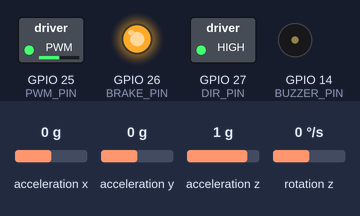
This sketch was run on a simulated ESP32. On the bench: switched loads named in the sketch (green lamp = pin HIGH), output pins drawn as LEDs (lit = HIGH), buzzer (waves = sounding, pin HIGH). Wiring (inferred from the names in the program): MPU-6050 motion sensor at I2C address 0x68. The inputs (shaded band) are chosen by the test bench; at power-on: acceleration x 0 g, acceleration y 0 g, rotation z 0 °/s, acceleration z 1 g. WiFi joins after 1.5 s; servers stay silent unless stated; what the sketch prints to the serial monitor is not drawn.

Above: at 8.2 s.
8.3 s: acceleration x set to -1.4 g
At 11.12 s:
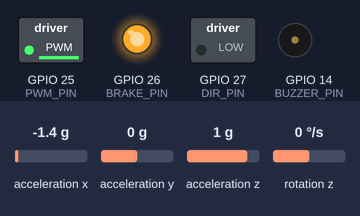
11.3 s: acceleration y set to -1.4 g
At 12.2 s:
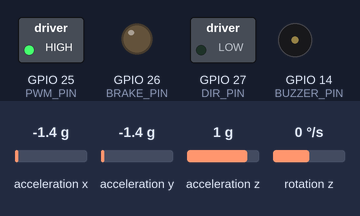
13.1 s: rotation z set to 100 °/s
At 14.6 s:
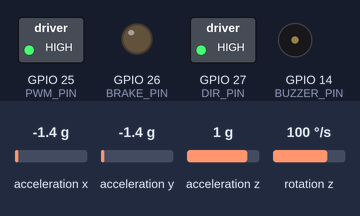
15.2 s: acceleration x set to 1 g
18.2 s: acceleration x set to 1.3 g
At 19.6 s:
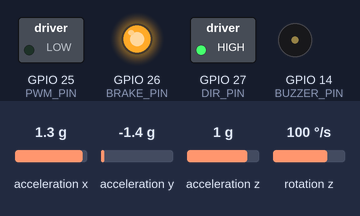
20.0 s: acceleration x set to -0.8 g
At 21.7 s:
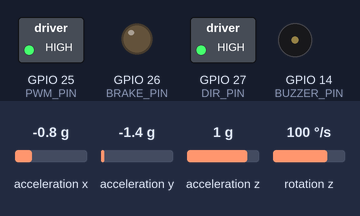
Timing chart, 0 to 22.8 s (numbered marks = the images above; inputs shaded):
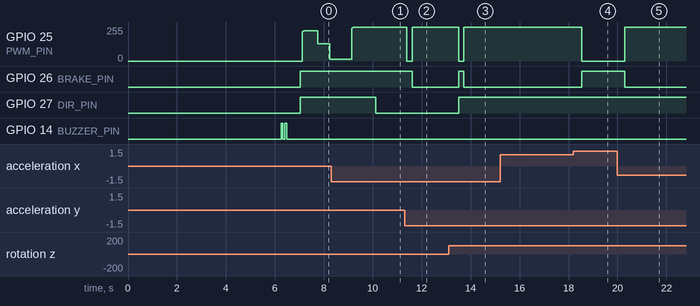

The sketch:

one_axis_reaction_wheel_stick.ino
```cpp
#include <Arduino.h>
#include <WiFi.h>
#include <WiFiUdp.h>
#include <Wire.h>

// ===== WIFI =====
const char *ssid = "link";
const char *password = "buoinha132/";

// 🖥️ IP máy tính chạy py
const char *udpAddress = "192.168.1.13"; // Thay bằng IP của máy bạn
const int udpPort = 4210;

// 🌐 IP tĩnh cho ESP32
IPAddress local_IP(192, 168, 1, 7);
IPAddress gateway(192, 168, 1, 1);
IPAddress subnet(255, 255, 255, 0);
IPAddress primaryDNS(8, 8, 8, 8);
IPAddress secondaryDNS(8, 8, 4, 4);

WiFiUDP udp;

// --- CẤU HÌNH CHÂN (PINOUT) CHO ESP32 ---
// LPT nhớ sửa lại các chân này cho đúng với board của ông nha
#define BRAKE_PIN 26  // Chân phanh
#define PWM_PIN 25    // Chân băm xung động cơ
#define DIR_PIN 27    // Chân chiều động cơ
#define BUZZER_PIN 14 // Chân còi

// Địa chỉ I2C MPU6050
#define MPU6050 0x68
#define ACCEL_CONFIG 0x1C
#define GYRO_CONFIG 0x1B
#define PWR_MGMT_1 0x6B

// Cấu hình PWM cho ESP32
const int PWM_FREQ = 20000; // 20kHz
// const int PWM_CHANNEL = 0;     // Kênh PWM 0
const int PWM_RES = 8; // Độ phân giải 8-bit (0-255)

// Các biến PID (đã fix cứng, bỏ phần Tuning)
float X1 = 167;      // P  (bắt đầu thấp, tăng dần qua Python app)
float X2 = 16.8;     // D  (tắt trước, thêm sau)
float X3 = 0.10;     // Motor brake (tắt trước)
float X4 = 1.0;      // I  (tắt trước)
float loop_time = 5; // 200Hz — nhanh gấp đôi!
float loop_time_py = 50;

// ===== MOTOR CONTROL CONFIG =====
const int PWM_CMD_MAX = 255;
const int PWM_CMD_STEP = 10; // Slew-rate limiter
int pwm_applied = 0;         // PWM thực tế đang áp dụng

float pitch = 0;
float roll = 0;
float yaw = 0;

int pwm_s = 0;
int32_t motor_speed;
long currentT, previousT_1 = 0;
long currentT_py, previousT_1_py = 0;

// Biến cảm biến
int16_t AcX, AcY, AcZ, GyZ;
float gyroZ, gyroZfilt;
#define accSens 0
#define gyroSens 1
#define Gyro_amount 0.996

// Offset từ calic.ino (lần 1: góc -0.23°, ổn định 0.131° - tốt nhất)
int16_t AcX_offset = -803;
int16_t AcY_offset = 62;
int16_t AcZ_offset = 0;
int16_t GyZ_offset = -6;
int32_t GyZ_offset_sum = 0;

float alpha = 1.0; // Tăng = phản ứng NHANH hơn (cũ: 0.70)
float robot_angle;
float Acc_angle;
bool vertical = false;
float error_sum = 0;      // Tích lũy lỗi cho Integral
float angle_offset = 2.5; // Serial đo khi thẳng đứng = -2.22°

// --- SETUP & LOOP ---

void setup() {
  Serial.begin(115200); // ESP32 nên dùng tốc độ cao

  // ===== Cấu hình wifi =====
  Wire.begin();

  if (!WiFi.config(local_IP, gateway, subnet, primaryDNS, secondaryDNS)) {
    Serial.println("⚠️ Cấu hình IP tĩnh thất bại!");
  }

  WiFi.begin(ssid, password);
  Serial.print("Đang kết nối WiFi");
  while (WiFi.status() != WL_CONNECTED) {
    delay(500);
    Serial.print(".");
  }

  Serial.println("\n✅ Kết nối WiFi thành công!");
  udp.begin(udpPort);
  Serial.print("ESP32 IP: ");
  Serial.println(WiFi.localIP());

  // Cấu hình PWM cho ESP32 (thay cho TCCR1A/B cũ)
  // ledcSetup(PWM_CHANNEL, PWM_FREQ, PWM_RES);
  ledcAttach(PWM_PIN, PWM_FREQ, PWM_RES);

  pinMode(BUZZER_PIN, OUTPUT);
  digitalWrite(BUZZER_PIN, LOW);
  pinMode(BRAKE_PIN, OUTPUT);
  pinMode(DIR_PIN, OUTPUT);
  digitalWrite(BRAKE_PIN, LOW); // Mới vào phanh lại

  delay(1000);
  angle_setup();

  // Tự đo angle_offset khi khởi động (đặt robot thẳng đứng trước khi bật!)
  float sum = 0;
  for (int i = 0; i < 50; i++) {
    angle_calc();
    sum += robot_angle;
    delay(10);
  }
  angle_offset = sum / 50.0;
  Serial.printf("Auto angle_offset = %.2f\n", angle_offset);
}

void loop() {
  currentT = millis();
  if (currentT - previousT_1 >= loop_time) {

    angle_calc();

    if (vertical) {
      digitalWrite(BRAKE_PIN, HIGH); // HIGH = thả phanh (enable motor)

      gyroZ = GyZ / 65.5; // gyroSens=1 (500°/s) → 65.5 LSB/(°/s)
      gyroZfilt = alpha * gyroZ + (1 - alpha) * gyroZfilt;

      // Tính PID + INTEGRAL
      float angle_error = robot_angle - angle_offset;
      error_sum += angle_error * loop_time / 1000.0;   // Tích lũy góc lệch
      error_sum = constrain(error_sum, -30.0f, 30.0f); // Anti-windup

      pwm_s = constrain(X1 * angle_error + X2 * gyroZfilt + X3 * -motor_speed +
                            X4 * error_sum,
                        -255, 255);

      Motor_control(pwm_s);
      motor_speed = motor_speed * 0.995 +
                    pwm_s; // 0.995 cho 5ms loop (tương đương 0.99 ở 10ms)
      motor_speed = constrain(motor_speed, -2000, 2000);
    } else {
      Motor_control(0);
      digitalWrite(BRAKE_PIN, LOW); // LOW = phanh giữ khi ngã
      motor_speed = 0;
      error_sum = 0; // Reset integral khi ngã
    }

    previousT_1 = currentT;
  }

  currentT_py = millis();
  if (currentT_py - previousT_1_py >= loop_time_py) {

    updateToUDP();
    receiveUDP();

    previousT_1_py = currentT;
  }
}
```

function.ino
```cpp
// --- CÁC HÀM HỖ TRỢ (Functions) ---

void receiveUDP() {
  int packetSize = udp.parsePacket();
  if (packetSize) {
    char incoming[128];
    int len = udp.read(incoming, 127);
    if (len > 0)
      incoming[len] = '\0';
    String msg = String(incoming);

    if (msg.startsWith("K1")) {
      int k1Start = msg.indexOf('=') + 1;
      int k2Start = msg.indexOf("K2=") + 3;
      int k3Start = msg.indexOf("K3=") + 3;

      X1 = msg.substring(k1Start, msg.indexOf(',', k1Start)).toFloat();
      X2 = msg.substring(k2Start, msg.indexOf(',', k2Start)).toFloat();

      // K4 tùy chọn (nếu có)
      int k4Idx = msg.indexOf("K4=");
      if (k4Idx >= 0) {
        X3 = msg.substring(k3Start, msg.indexOf(',', k3Start)).toFloat();
        X4 = msg.substring(k4Idx + 3).toFloat();
      } else {
        X3 = msg.substring(k3Start).toFloat();
      }

      Serial.printf("📩 K1=%.2f K2=%.2f K3=%.2f K4=%.2f\n", X1, X2, X3, X4);

      udp.beginPacket(udp.remoteIP(), udp.remotePort());
      udp.print("KACK");
      udp.endPacket();
    }
  }
}

// ===== HÀM CẬP NHẬT GIÁ TRỊ ĐẾN PYTHON =====
void updateToUDP() {
  char buffer[64];
  float ae = robot_angle - angle_offset;
  sprintf(buffer, "%.2f,%.2f,%.2f", ae, (float)pwm_s, robot_angle);

  udp.beginPacket(udpAddress, udpPort);
  udp.print(buffer);
  udp.endPacket();
}

void writeTo(byte device, byte address, byte value) {
  Wire.beginTransmission(device);
  Wire.write(address);
  Wire.write(value);
  Wire.endTransmission(true);
}

void angle_setup() {
  Wire.begin();
  Wire.setClock(400000); // Fast mode 400kHz
  delay(100);

  writeTo(MPU6050, PWR_MGMT_1, 0);
  writeTo(MPU6050, ACCEL_CONFIG, accSens << 3);
  writeTo(MPU6050, GYRO_CONFIG, gyroSens << 3);
  writeTo(MPU6050, 0x1A, 3); // DLPF = 44Hz (giảm nhiễu phần cứng)
  delay(100);

  // ===== AUTO-CALIBRATE Gyro (chỉ Gyro, KHÔNG đụng Accel offset) =====
  // Accel offset đã được set từ calic.ino - không cần tự tính lại

  GyZ_offset_sum = 0;
  for (int i = 0; i < 1024; i++) {
    Wire.beginTransmission(MPU6050);
    Wire.write(0x47);
    Wire.endTransmission(false);
    Wire.requestFrom(MPU6050, 2, true);
    GyZ = Wire.read() << 8 | Wire.read();
    GyZ_offset_sum += GyZ;
    delay(3);
  }
  GyZ_offset = GyZ_offset_sum >> 10;

  // Bíp còi báo xong
  digitalWrite(BUZZER_PIN, HIGH);
  delay(70);
  digitalWrite(BUZZER_PIN, LOW);
  delay(80);
  digitalWrite(BUZZER_PIN, HIGH);
  delay(70);
  digitalWrite(BUZZER_PIN, LOW);

  Serial.printf("GyZ offset = %d\n", GyZ_offset);
  Serial.printf("AcX offset (calic) = %d\n", AcX_offset);
  Serial.printf("AcY offset (calic) = %d\n", AcY_offset);
}

void angle_calc() {
  // Đọc Accelerometer
  Wire.beginTransmission(MPU6050);
  Wire.write(0x3B);
  byte err1 = Wire.endTransmission(false);
  Wire.requestFrom(MPU6050, 4, true);
  if (err1 == 0 && Wire.available() >= 4) {
    AcX = Wire.read() << 8 | Wire.read();
    AcY = Wire.read() << 8 | Wire.read();
  } else {
    while (Wire.available())
      Wire.read();
    return;
  }

  // Đọc Gyroscope
  Wire.beginTransmission(MPU6050);
  Wire.write(0x47);
  byte err2 = Wire.endTransmission(false);
  Wire.requestFrom(MPU6050, 2, true);
  if (err2 == 0 && Wire.available() >= 2) {
    GyZ = Wire.read() << 8 | Wire.read();
  } else {
    while (Wire.available())
      Wire.read();
    return;
  }

  // Trừ Offset
  AcX += AcX_offset;
  AcY += AcY_offset;
  GyZ -= GyZ_offset;

  // Serial.print(AcX);
  // Serial.print("__");
  // Serial.println(AcY);

  // Tính góc
  robot_angle += GyZ * loop_time / 1000.0 / 65.536;
  Acc_angle = atan2(AcY, -AcX) * 57.2958;
  robot_angle = robot_angle * Gyro_amount + Acc_angle * (1.0 - Gyro_amount);

  // Kiểm tra trạng thái đứng (tính theo góc đã bù offset)
  float angle_err = robot_angle - angle_offset;
  if (abs(angle_err) > 10)
    vertical = false;
  if (abs(angle_err) < 2.0)
    vertical = true;

  Serial.print(Acc_angle);
  Serial.print("__");
  Serial.println(robot_angle);
}

void setPWM(int dutyCycle) {
  // Ghi giá trị PWM vào kênh đã cấu hình
  ledcWrite(PWM_PIN, dutyCycle);
}

void Motor_control(int pwm) {
  if (pwm == 0) {
    setPWM(255); // Motor dừng (Active Low)
    return;
  }

  if (pwm <= 0) {
    digitalWrite(DIR_PIN, LOW);
    pwm = -pwm;
  } else {
    digitalWrite(DIR_PIN, HIGH);
  }

  pwm = constrain(pwm, 0, 255);

  // Active Low: map ngược (0=full, 255=stop)
  int pwm_output = map(pwm, 0, 255, 255, 0);
  setPWM(pwm_output);
}
```

Measured:
- the behaviour switches between 1.1 and 1.2 g on acceleration x (found by bisection; images 3 and 4)
- after the input at 8.3 s, GPIO 27 (DIR_PIN): HIGH → LOW after 1.8 s
- after the input at 11.3 s, GPIO 26 (BRAKE_PIN): HIGH → LOW after 0.32 s
- after the input at 13.1 s, GPIO 25 (PWM_PIN): 255/255 → 0/255 after 0.41 s, → 255/255 0.20 s later; GPIO 26 (BRAKE_PIN): LOW → HIGH after 0.41 s, → LOW 0.20 s later; GPIO 27 (DIR_PIN): LOW → HIGH after 0.41 s
- after the input at 18.2 s, GPIO 25 (PWM_PIN): 255/255 → 0/255 after 0.35 s instead of 1.1 s; GPIO 26 (BRAKE_PIN): LOW → HIGH after 0.35 s instead of 1.1 s
- after the input at 20.0 s, GPIO 26 (BRAKE_PIN): HIGH → LOW after 0.30 s
